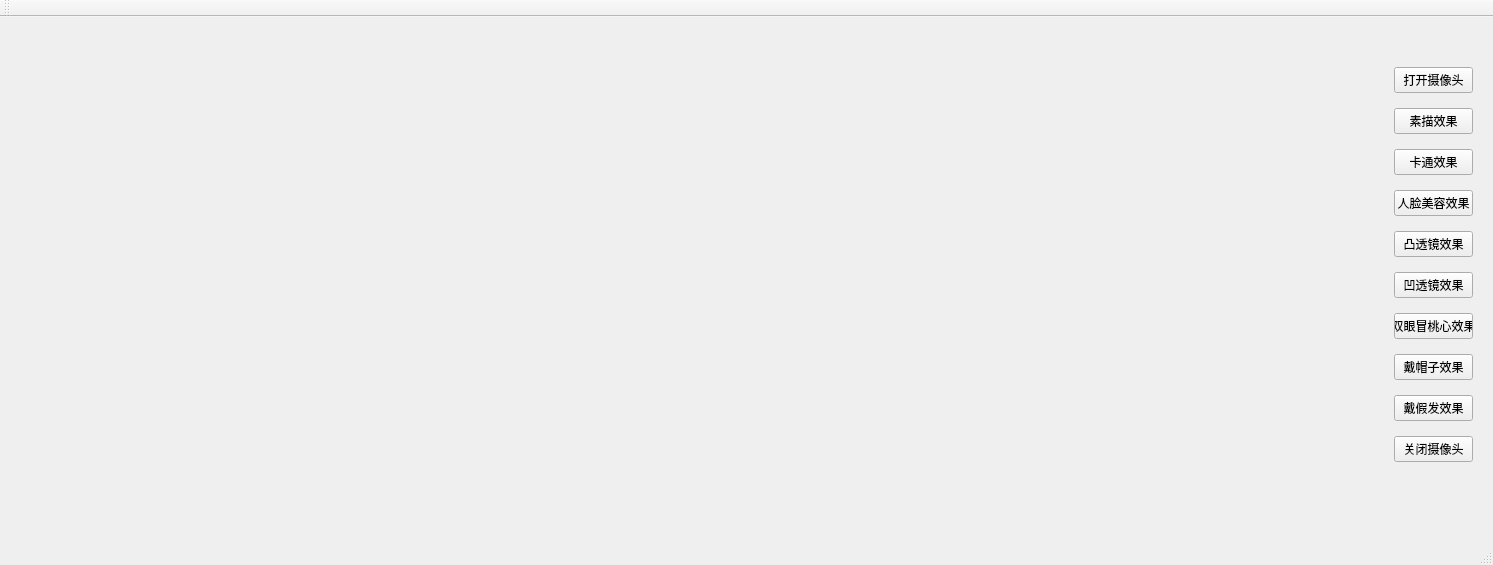
<?xml version="1.0" encoding="UTF-8"?>
<ui version="4.0">
 <class>ProcessFaceClass</class>
 <widget class="QMainWindow" name="ProcessFaceClass">
  <property name="geometry">
   <rect>
    <x>0</x>
    <y>0</y>
    <width>1493</width>
    <height>565</height>
   </rect>
  </property>
  <property name="windowTitle">
   <string>ProcessFace</string>
  </property>
  <widget class="QWidget" name="centralWidget">
   <widget class="QWidget" name="verticalLayoutWidget">
    <property name="geometry">
     <rect>
      <x>1820</x>
      <y>280</y>
      <width>81</width>
      <height>471</height>
     </rect>
    </property>
    <layout class="QVBoxLayout" name="verticalLayout">
     <property name="sizeConstraint">
      <enum>QLayout::SetFixedSize</enum>
     </property>
     <item>
      <widget class="QPushButton" name="startButton">
       <property name="text">
        <string>打开摄像头</string>
       </property>
      </widget>
     </item>
     <item>
      <widget class="QPushButton" name="pushButton_5">
       <property name="text">
        <string>PushButton</string>
       </property>
      </widget>
     </item>
     <item>
      <widget class="QPushButton" name="pushButton_2">
       <property name="text">
        <string>PushButton</string>
       </property>
      </widget>
     </item>
     <item>
      <widget class="QPushButton" name="pushButton_3">
       <property name="text">
        <string>PushButton</string>
       </property>
      </widget>
     </item>
     <item>
      <widget class="QPushButton" name="KathonButton">
       <property name="text">
        <string>动漫效果</string>
       </property>
      </widget>
     </item>
     <item>
      <widget class="QPushButton" name="pushButton_4">
       <property name="text">
        <string>PushButton</string>
       </property>
      </widget>
     </item>
     <item>
      <widget class="QPushButton" name="endButton">
       <property name="text">
        <string>关闭摄像头</string>
       </property>
      </widget>
     </item>
    </layout>
   </widget>
   <widget class="QLabel" name="labelOriImage">
    <property name="geometry">
     <rect>
      <x>20</x>
      <y>10</y>
      <width>641</width>
      <height>481</height>
     </rect>
    </property>
    <property name="text">
     <string/>
    </property>
   </widget>
   <widget class="QLabel" name="labelResultImage">
    <property name="geometry">
     <rect>
      <x>730</x>
      <y>20</y>
      <width>641</width>
      <height>481</height>
     </rect>
    </property>
    <property name="text">
     <string/>
    </property>
   </widget>
   <widget class="QWidget" name="verticalLayoutWidget_2">
    <property name="geometry">
     <rect>
      <x>1383</x>
      <y>30</y>
      <width>101</width>
      <height>441</height>
     </rect>
    </property>
    <layout class="QVBoxLayout" name="verticalLayout_2">
     <item>
      <widget class="QPushButton" name="pushButtonStart">
       <property name="text">
        <string>打开摄像头</string>
       </property>
      </widget>
     </item>
     <item>
      <widget class="QPushButton" name="pushButtonSketch">
       <property name="text">
        <string>素描效果</string>
       </property>
      </widget>
     </item>
     <item>
      <widget class="QPushButton" name="pushButtonCartoon">
       <property name="text">
        <string>卡通效果</string>
       </property>
      </widget>
     </item>
     <item>
      <widget class="QPushButton" name="pushButtonBeautifyFace">
       <property name="text">
        <string>人脸美容效果</string>
       </property>
      </widget>
     </item>
     <item>
      <widget class="QPushButton" name="pushButtonMaxFrame">
       <property name="text">
        <string>凸透镜效果</string>
       </property>
      </widget>
     </item>
     <item>
      <widget class="QPushButton" name="pushButtonMinFrame">
       <property name="text">
        <string>凹透镜效果</string>
       </property>
      </widget>
     </item>
     <item>
      <widget class="QPushButton" name="pushButtonEyesZoom">
       <property name="text">
        <string>双眼冒桃心效果</string>
       </property>
      </widget>
     </item>
     <item>
      <widget class="QPushButton" name="pushButtonAddHat">
       <property name="text">
        <string>戴帽子效果</string>
       </property>
      </widget>
     </item>
     <item>
      <widget class="QPushButton" name="pushButtonAddWig">
       <property name="text">
        <string>戴假发效果</string>
       </property>
      </widget>
     </item>
     <item>
      <widget class="QPushButton" name="pushButtonEnd">
       <property name="text">
        <string>关闭摄像头</string>
       </property>
      </widget>
     </item>
    </layout>
   </widget>
   <zorder>verticalLayoutWidget</zorder>
   <zorder>verticalLayoutWidget_2</zorder>
   <zorder>labelOriImage</zorder>
   <zorder>labelResultImage</zorder>
  </widget>
  <widget class="QMenuBar" name="menuBar">
   <property name="geometry">
    <rect>
     <x>0</x>
     <y>0</y>
     <width>1493</width>
     <height>23</height>
    </rect>
   </property>
  </widget>
  <widget class="QToolBar" name="mainToolBar">
   <attribute name="toolBarArea">
    <enum>TopToolBarArea</enum>
   </attribute>
   <attribute name="toolBarBreak">
    <bool>false</bool>
   </attribute>
  </widget>
  <widget class="QStatusBar" name="statusBar"/>
 </widget>
 <layoutdefault spacing="6" margin="11"/>
 <resources>
  <include location="processface.qrc"/>
 </resources>
 <connections>
  <connection>
   <sender>pushButtonStart</sender>
   <signal>clicked()</signal>
   <receiver>ProcessFaceClass</receiver>
   <slot>startClicked()</slot>
   <hints>
    <hint type="sourcelabel">
     <x>1440</x>
     <y>101</y>
    </hint>
    <hint type="destinationlabel">
     <x>1435</x>
     <y>47</y>
    </hint>
   </hints>
  </connection>
  <connection>
   <sender>pushButtonSketch</sender>
   <signal>clicked()</signal>
   <receiver>ProcessFaceClass</receiver>
   <slot>sketchClicked()</slot>
   <hints>
    <hint type="sourcelabel">
     <x>1421</x>
     <y>145</y>
    </hint>
    <hint type="destinationlabel">
     <x>1375</x>
     <y>109</y>
    </hint>
   </hints>
  </connection>
  <connection>
   <sender>pushButtonEnd</sender>
   <signal>clicked()</signal>
   <receiver>ProcessFaceClass</receiver>
   <slot>closeClicked()</slot>
   <hints>
    <hint type="sourcelabel">
     <x>1411</x>
     <y>489</y>
    </hint>
    <hint type="destinationlabel">
     <x>1456</x>
     <y>501</y>
    </hint>
   </hints>
  </connection>
  <connection>
   <sender>pushButtonCartoon</sender>
   <signal>clicked()</signal>
   <receiver>ProcessFaceClass</receiver>
   <slot>cartoonClicked()</slot>
   <hints>
    <hint type="sourcelabel">
     <x>1400</x>
     <y>188</y>
    </hint>
    <hint type="destinationlabel">
     <x>1383</x>
     <y>179</y>
    </hint>
   </hints>
  </connection>
  <connection>
   <sender>pushButtonAddHat</sender>
   <signal>clicked()</signal>
   <receiver>ProcessFaceClass</receiver>
   <slot>addHatClicked()</slot>
   <hints>
    <hint type="sourcelabel">
     <x>1402</x>
     <y>403</y>
    </hint>
    <hint type="destinationlabel">
     <x>1394</x>
     <y>375</y>
    </hint>
   </hints>
  </connection>
  <connection>
   <sender>pushButtonAddWig</sender>
   <signal>clicked()</signal>
   <receiver>ProcessFaceClass</receiver>
   <slot>addWigClicked()</slot>
   <hints>
    <hint type="sourcelabel">
     <x>1420</x>
     <y>446</y>
    </hint>
    <hint type="destinationlabel">
     <x>1411</x>
     <y>416</y>
    </hint>
   </hints>
  </connection>
  <connection>
   <sender>pushButtonBeautifyFace</sender>
   <signal>clicked()</signal>
   <receiver>ProcessFaceClass</receiver>
   <slot>beautifyFaceClicked()</slot>
   <hints>
    <hint type="sourcelabel">
     <x>1440</x>
     <y>215</y>
    </hint>
    <hint type="destinationlabel">
     <x>1374</x>
     <y>204</y>
    </hint>
   </hints>
  </connection>
  <connection>
   <sender>pushButtonMaxFrame</sender>
   <signal>clicked()</signal>
   <receiver>ProcessFaceClass</receiver>
   <slot>maxFrameClicked()</slot>
   <hints>
    <hint type="sourcelabel">
     <x>1411</x>
     <y>257</y>
    </hint>
    <hint type="destinationlabel">
     <x>1377</x>
     <y>243</y>
    </hint>
   </hints>
  </connection>
  <connection>
   <sender>pushButtonMinFrame</sender>
   <signal>clicked()</signal>
   <receiver>ProcessFaceClass</receiver>
   <slot>minFrameClicked()</slot>
   <hints>
    <hint type="sourcelabel">
     <x>1394</x>
     <y>303</y>
    </hint>
    <hint type="destinationlabel">
     <x>1375</x>
     <y>294</y>
    </hint>
   </hints>
  </connection>
  <connection>
   <sender>pushButtonEyesZoom</sender>
   <signal>clicked()</signal>
   <receiver>ProcessFaceClass</receiver>
   <slot>eyesZoomClicked()</slot>
   <hints>
    <hint type="sourcelabel">
     <x>1431</x>
     <y>345</y>
    </hint>
    <hint type="destinationlabel">
     <x>1377</x>
     <y>333</y>
    </hint>
   </hints>
  </connection>
 </connections>
 <slots>
  <slot>startClicked()</slot>
  <slot>closeClicked()</slot>
  <slot>sketchClicked()</slot>
  <slot>cartoonClicked()</slot>
  <slot>addHatClicked()</slot>
  <slot>addWigClicked()</slot>
  <slot>beautifyFaceClicked()</slot>
  <slot>maxFrameClicked()</slot>
  <slot>minFrameClicked()</slot>
  <slot>eyesZoomClicked()</slot>
 </slots>
</ui>
